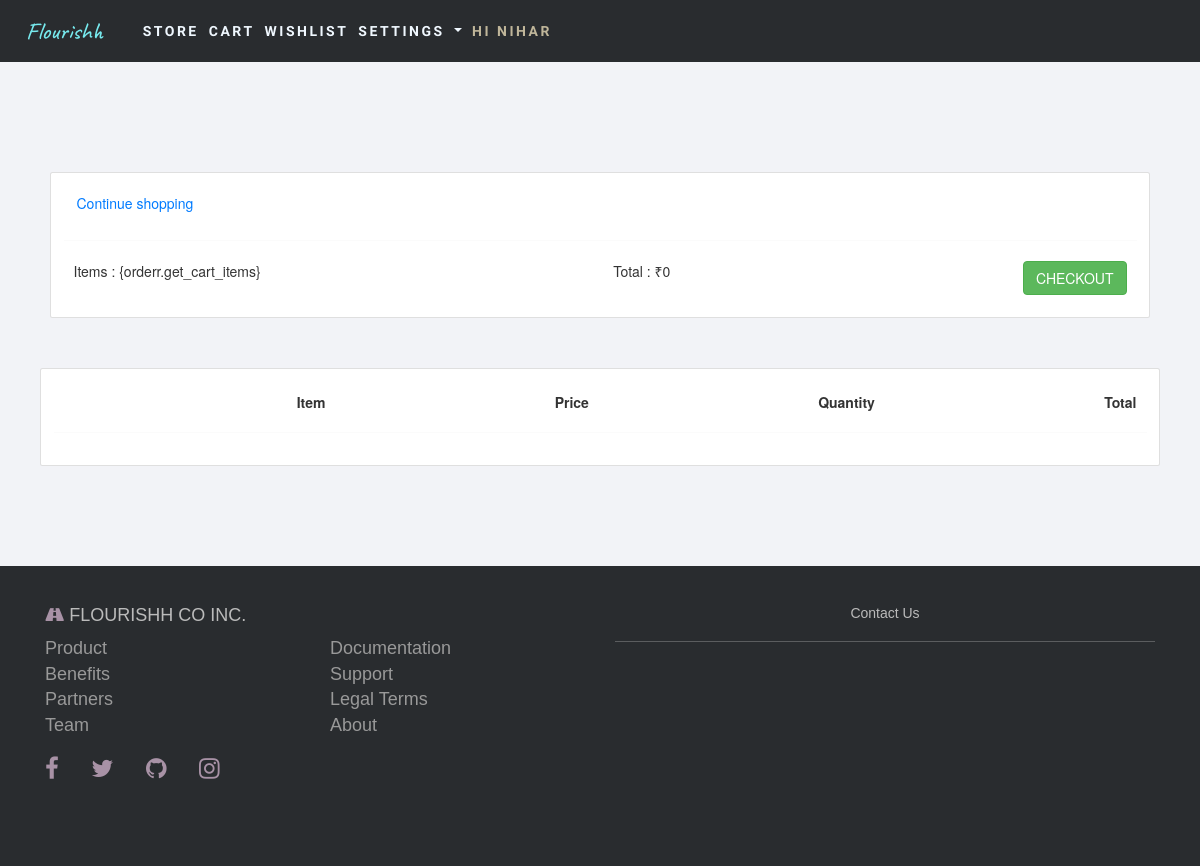
Before: /cart/ (signed in) with the older database file.
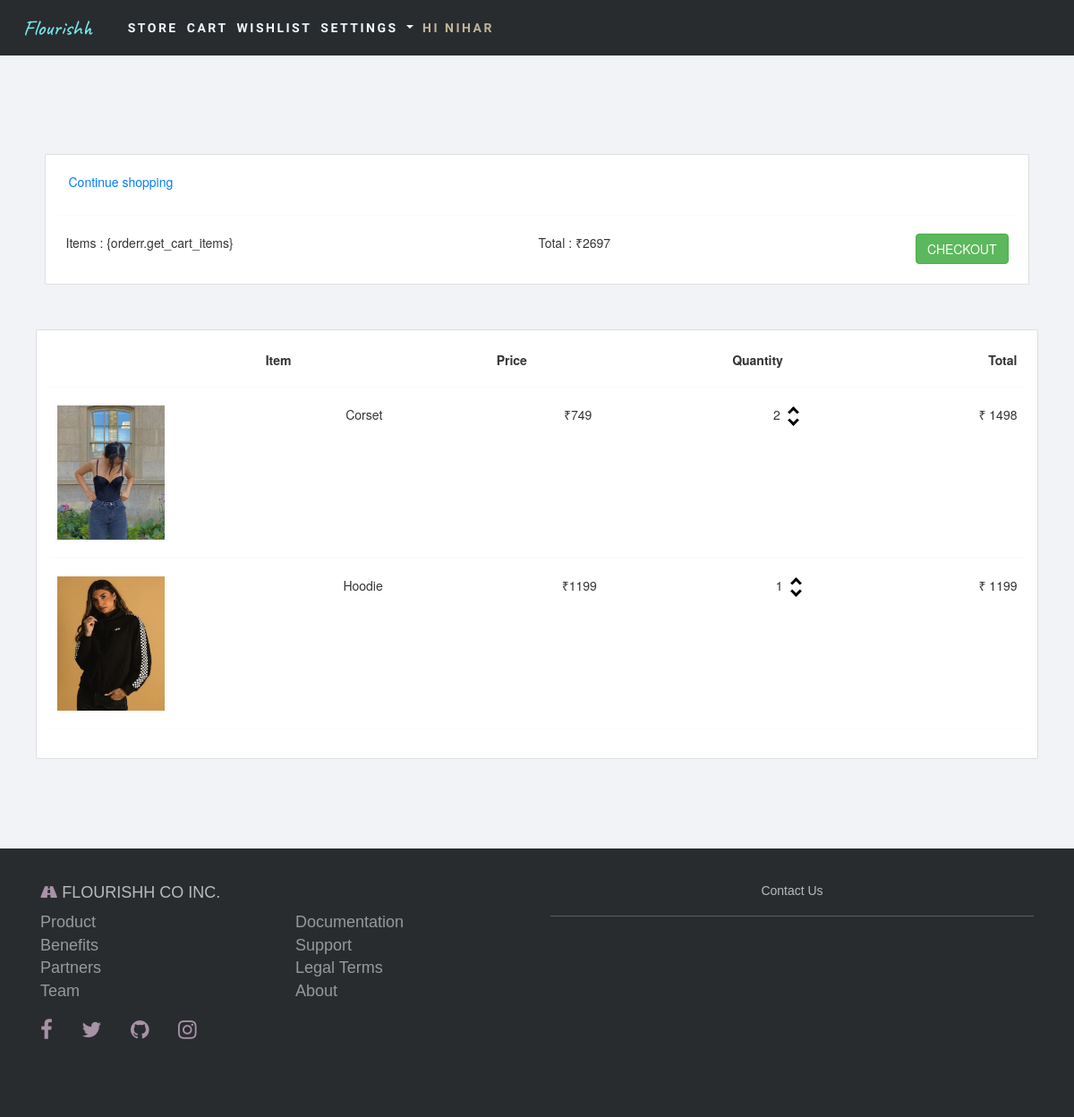
After: the same page with the newer database file.
### app/models.py (models this page shows, shortened)
class Order(models.Model):
    customer = models.ForeignKey(Customer, null= True, blank = True, on_delete=models.SET_NULL)
    orderdate = models.DateTimeField(auto_now_add=True)
    complete = models.BooleanField(default=False)
    transaction_id = models.CharField(max_length=40, null=True)
    @property
    def get_cart_total(self):
        orderitems = self.orderitem_set.all()
        total = sum([item.get_total for item in orderitems])
        return total

class OrderItem(models.Model):
    product = models.ForeignKey(Product, null=True, on_delete=models.SET_NULL)
    order = models.ForeignKey(Order, null=True, on_delete=models.SET_NULL)
    quantity = models.IntegerField(default=0, blank=True, null=True)
    orderitemdate = models.DateTimeField(auto_now_add=True)
    @property
    def get_total(self):
        total = self.product.price * self.quantity
        return total

class Product(models.Model):
    item = models.CharField(null=True, max_length= 200)
    image = models.ImageField(blank=True, null=True)
    price = models.IntegerField(null = True)
    sale = models.ForeignKey(Carousel, null=True, blank=True, on_delete=models.CASCADE, related_name="sale")
    brand = models.ForeignKey(Brand, null=True, blank=True, on_delete=models.CASCADE, related_name="brand")
    saleprice = models.IntegerField(null = True, blank=True)
    TAG_CHOICES = ((True, 'Women'), (False, 'Men'))
    tag = models.BooleanField(choices = TAG_CHOICES, null=None, default=True)
    instocknumber = models.IntegerField(null=True)
    availability = models.BooleanField(null=True)
    color = models.CharField(null=True, max_length= 20)
    @property
    def imageURL(self):
        try:
            url = self.image.url
        except:
            url = ''
        return url

### app/views.py (the view)
# urls.py: path('cart/', views.cart, name='cart'),
def cart(request):
    if request.user.is_authenticated:
        customer = request.user.customer
        orderr, created = Order.objects.get_or_create(customer=customer, complete=False) #order number obtained
        items = orderr.orderitem_set.all() #obtained the ordered items for that order number
    else:
        items=[]
        orderr = {'get_cart_total':0, 'get_cart_items':0}
    context = {'items': items, 'orderr': orderr}
    return render(request, 'cart.html', context)

### app/templates/cart.html (shortened to what this page needs)
{% include 'main.html' %}
{% load static %}
<link rel="stylesheet" type="text/css" href="{% static 'css/allstyle.css' %}">
<link rel="stylesheet" href="https://maxcdn.bootstrapcdn.com/bootstrap/3.4.1/css/bootstrap.min.css">
{% block content %}
<body>
    <div class="card" style="margin: 50px;">
        <div class="card-body">
            <a href="{% url 'store' %}">
            <button type="button" class="btn btn-outline-primary">Continue shopping</button>
            </a>
            <hr>
            <div class="rows" style="display: flex; flex-direction: row; justify-content: space-between; margin: 10px;">
                    <div class="element">
                        Items : {orderr.get_cart_items}
                    </div>
                    <div class="element">
                        Total : ₹{{orderr.get_cart_total}}
                    </div>
                    <div class="element">
                        <a href = "{% url 'checkout' %}">
                        <button type="button" class="btn btn-success">CHECKOUT</button>
                        </a>
                    </div>
            </div>
        </div>
      </div>
      <div class="card" style="margin: 40px;">
        <strong>
        <div class="card-body">
            <div class="rows" style="display: flex; flex-direction: row; justify-content: space-between; margin: 10px;">
                <div class="element">
                </div>
                <div class="element">
                    Item
                </div>
                <div class="element">
                    Price
                </div>
                <div class="element">
                    Quantity
                </div>
                <div class="element">
                    Total
                </div>
            </div>
        </strong>
            <hr>
            {% for item in items %}
            <div class="rows" style="display: flex; flex-direction: row; justify-content: space-between; margin: 10px;">
                <div class="element">
                    <img src="{{item.product.imageURL}}" alt="img" height="150px" width="120px">
                </div>
                <div class="element">
                    {{item.product.item}}
                </div>
                <div class="element">
                    ₹{{item.product.price}}
                </div>
                <div class="element" style="display: flex; flex-direction:row;">
                    <div style="margin-right: 10px;">
                        {{item.quantity}}
                    </div>
                    <div class="icons" style="display: flex; flex-direction:column; margin-top: 3px;">
                        <i class="arrow up"></i>
                        <i class="arrow down"></i>
                    </div>
                </div>
                <div class="element">
                    ₹ {{item.get_total}}
                </div>
            </div>
            <hr>
            {% endfor %}
       </div>
</body>
{% include 'footer.html' %}
{% endblock content %}

### app/templates/main.html (shortened to what this page needs)
<html lang="en">
<head>
    {% load static %}
    <link rel="stylesheet" type="text/css" href="{% static 'css/allstyle.css' %}">
    <link rel="stylesheet" href="https://cdnjs.cloudflare.com/ajax/libs/font-awesome/4.7.0/css/font-awesome.min.css">
    <link href=
"https://cdn.jsdelivr.net/npm/bootstrap@5.2.3/dist/css/bootstrap.min.css"
          rel="stylesheet">
</head>
<body>
  {% block thiscontent %}
  <div>
    <nav class="navbar navbar-expand-lg" style="background-color: #292c2f; border-radius: 0px;">
        <div class="container-fluid text-info">
            <h4 style="color: rgb(119, 234, 238); font-family: 'Caveat', cursive; font-size:x-large; padding-right: 25px;">Flourishh</h4>
            <div class="collapse navbar-collapse ps-3"
                 id="gfgnavbar">
                <ul class="navbar-nav">
                    <li class="nav-item">
                        <a class="nav-link" href="{% url 'store' %}">
                            STORE
                        </a>
                    </li>
                    <li class="nav-item">
                        <a class="nav-link" href="{% url 'cart' %}">
                            CART
                        </a>
                    </li>
                    {% if request.user.is_authenticated %}
                    <li class="nav-item">
                        <a class="nav-link" href="{% url 'wishlist' %}">
                            WISHLIST
                        </a>
                    </li>
                    {% endif %}
                    {% if request.user.is_authenticated %}
                    <li class="nav-item">
                          <div class="dropdown">
                              <a class="nav-link">
                                <a class="dropdown dropdown-toggle nav-link" type="button" id="dropdownMenuButton1" data-bs-toggle="dropdown" aria-expanded="false" style="color:aliceblue; font-family: Assistant,-apple-system,BlinkMacSystemFont,Segoe UI,Roboto,Helvetica,Arial,sans-serif;">
                                  SETTINGS
                              </a>
                            </a>
                          </div>
                    </li>
                    {% endif %}
                    <li class="nav-item">
                        <a class="nav-link">
                            {% if request.user.is_authenticated %}
                              <span class="status" style="font-family: Assistant,-apple-system,BlinkMacSystemFont,Segoe UI,Roboto,Helvetica,Arial,sans-serif;">HI {{request.user.first_name|upper}}</span>
                            {% endif %}
                        </a>
                    </li>
                </ul>
            </div>
        </div>
    </nav>
</div>
  {% endblock %}
<br><br>
<link rel="stylesheet" href="https://cdn.jsdelivr.net/npm/bootstrap@4.0.0/dist/css/bootstrap.min.css">
</body>
</html>

### app/templates/footer.html (shortened to what this page needs)
{% block footer %}
{% load static %}
<link rel="stylesheet" href="{% static 'css/footer.css' %}">
<footer class="footer">
    <div class="container">
        <div class="row">
            <div class="col-md-6" style="font-size:large">
                <h4><i class="fa fa-road"></i> FLOURISHH CO INC.</h4>
                <div class="row">
                    <div class="col-6">
                        <ul class="list-unstyled">
                            <li><a href="">Product</a></li>
                            <li><a href="">Benefits</a></li>
                            <li><a href="">Partners</a></li>
                            <li><a href="">Team</a></li>
                        </ul>
                    </div>
                    <div class="col-6">
                        <ul class="list-unstyled">
                            <li><a href="">Documentation</a></li>
                            <li><a href="">Support</a></li>
                            <li><a href="">Legal Terms</a></li>
                            <li><a href="">About</a></li>
                        </ul>
                    </div>
                </div>
                <ul class="nav">
                    <li class="nav-item"><a href="" class="nav-link pl-0"><i class="fa fa-facebook fa-lg"></i></a></li>
                    <li class="nav-item"><a href="" class="nav-link"><i class="fa fa-twitter fa-lg"></i></a></li>
                    <li class="nav-item"><a href="" class="nav-link"><i class="fa fa-github fa-lg"></i></a></li>
                    <li class="nav-item"><a href="" class="nav-link"><i class="fa fa-instagram fa-lg"></i></a></li>
                </ul>
                <br>
            </div>
            <div class="col-md-6">
                <h5 class="text-md-center">Contact Us</h5>
                <hr>
            </div>
        </div>
    </div>
</footer>
{% endblock %}

### static1/css/allstyle.css (style rules this page uses)
body { background-color: #f2f3f7; }

### static1/css/footer.css (style rules this page uses)
footer { font-family: 'Alegreya Sans', sans-serif; }
html { position: relative; }
body { margin-bottom: 300px; }
.footer { position: absolute; bottom: 0; width: 100%; height: 100px; }
@media (max-width: 567em) { body { margin-bottom: 400px; } }
@media (max-width: 567em) { .footer { height: 300px; } }
footer { padding-top: 30px; background-color: #292c2f; color: #bbb; }
footer a { color: #999; text-decoration:none; }
.fa { color: rgb(168, 146, 166); }

### app/templates/main.html (style rules this page uses)
.status { color: rgb(192, 182, 154); font-family:Cambria, Cochin, Georgia, Times, 'Times New Roman', serif; }
.nav-link { color:aliceblue; font-family: Assistant,-apple-system,BlinkMacSystemFont,Segoe UI,Roboto,Helvetica,Arial,sans-serif; letter-spacing: 2.5px; font-weight: 550; }

### app/templates/cart.html (style rules this page uses)
.arrow { border: solid black; border-width: 0 3px 3px 0; display: inline-block; padding: 3px; }
.up { transform: rotate(-135deg); -webkit-transform: rotate(-135deg); }
.down { transform: rotate(45deg); -webkit-transform: rotate(45deg); }
body { background-color: #f2f3f7; }

Changed rows visible on the page:
computed for Order: get_cart_total "0" → "2697"
added OrderItem: product.imageURL (picture), product.item "Corset", product.price "749", quantity "2", get_total "1498"
added OrderItem: product.imageURL (picture), product.item "Hoodie", product.price "1199", quantity "1", get_total "1199"
